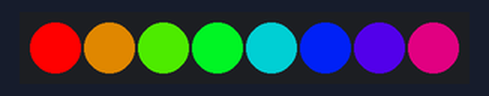
A sketch run on a simulated ESP32. On the bench: 8 RGB LEDs in strip order, left to right. Dim RGB values are drawn brighter than linear.

Above: at 0.2 s.
At 7.94 s:
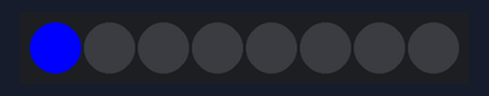
At 11.0 s:
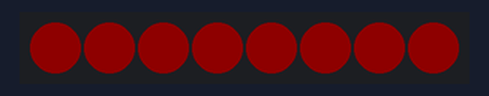
At 17.06 s:
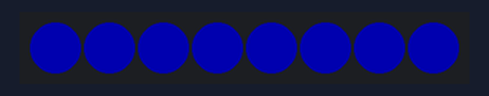
At 29.23 s:
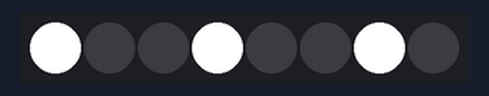
At 39.72 s:
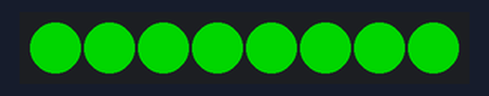
Timing chart, 0 to 40.0 s (numbered marks = the images above):
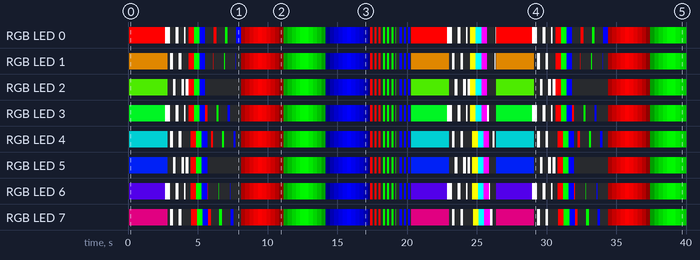

Measured:
- by itself, RGB LED 1: off → RGB(159, 96, 0) at 0.10 s, → off 2.7 s later, → RGB(255, 255, 255) 0.20 s later, → off 0.20 s later, … (114 changes in this stretch)
- by itself, RGB LED 2: off → RGB(63, 192, 0) at 0.10 s, → off 2.7 s later, → RGB(255, 255, 255) 0.40 s later, → off 0.20 s later, … (103 changes in this stretch)
- what the display in image 0 shows lasts 2.6 s, from 0.1 s to 2.7 s

The sketch:

neopixel-sequencer.ino
```cpp
/********************************************************************************************************
  neopixel_sequencer:
  Modified by Esmail-sarhadi

  This sketch will show multiple lighting patterns for NeoPixel strip.
  The patterns will switch automatically.

---------------------------------------------------------------------------------------------------------
NeoPixel Information for initializing the strip, below
  60ma/pixel for current load
  Parameter 1 = number of pixels in strip
  Parameter 2 = pin number (most are valid)
  Parameter 3 = pixel type flags, add together as needed:
    NEO_KHZ800  800 KHz bitstream (most NeoPixel products w/WS2812 LEDs)
    NEO_KHZ400  400 KHz (classic 'v1' (not v2) FLORA pixels, WS2811 drivers)
    NEO_GRB     Pixels are wired for GRB bitstream (most NeoPixel products)
    NEO_RGB     Pixels are wired for RGB bitstream (v1 FLORA pixels, not v2)

**********************************************************************************************************/

#include <Adafruit_NeoPixel.h>

// the data pin for the NeoPixels
int neoPixelPin = 15;

// How many NeoPixels we will be using
int numPixels = 8;

// Instatiate the NeoPixel from the library
Adafruit_NeoPixel strip = Adafruit_NeoPixel(numPixels, neoPixelPin, NEO_GRB + NEO_KHZ800);

// Pattern state
int patternState = 0;
const int numPatterns = 20;

// variable delay time
int delayTime = 100; // 100ms delay by default

unsigned long previousMillis = 0;

// Function prototypes
void patternRainbow();
void patternTheaterChase();
void patternColorWipe(uint32_t color);
void patternScanner(uint32_t color);
void patternFadeInFadeOut(uint32_t color);
void patternStrobe(uint32_t color);
uint32_t Wheel(byte WheelPos);

void setup() {
  strip.begin();
  strip.show(); // Initialize all pixels to 'off'
}

void loop() {
  unsigned long currentMillis = millis();

  if (currentMillis - previousMillis >= delayTime) {
    previousMillis = currentMillis;

    switch (patternState) {
      case 0:
        patternRainbow();
        break;
      case 1:
        patternTheaterChase();
        break;
      case 2:
        patternColorWipe(strip.Color(255, 0, 0)); // Red
        break;
      case 3:
        patternColorWipe(strip.Color(0, 255, 0)); // Green
        break;
      case 4:
        patternColorWipe(strip.Color(0, 0, 255)); // Blue
        break;
      case 5:
        patternScanner(strip.Color(255, 0, 0)); // Red
        break;
      case 6:
        patternScanner(strip.Color(0, 255, 0)); // Green
        break;
      case 7:
        patternScanner(strip.Color(0, 0, 255)); // Blue
        break;
      case 8:
        patternFadeInFadeOut(strip.Color(255, 0, 0)); // Red
        break;
      case 9:
        patternFadeInFadeOut(strip.Color(0, 255, 0)); // Green
        break;
      case 10:
        patternFadeInFadeOut(strip.Color(0, 0, 255)); // Blue
        break;
      case 11:
        patternStrobe(strip.Color(255, 0, 0)); // Red
        break;
      case 12:
        patternStrobe(strip.Color(0, 255, 0)); // Green
        break;
      case 13:
        patternStrobe(strip.Color(0, 0, 255)); // Blue
        break;
      case 14:
        patternRainbow();
        break;
      case 15:
        patternTheaterChase();
        break;
      case 16:
        patternColorWipe(strip.Color(255, 255, 0)); // Yellow
        break;
      case 17:
        patternColorWipe(strip.Color(0, 255, 255)); // Cyan
        break;
      case 18:
        patternColorWipe(strip.Color(255, 0, 255)); // Magenta
        break;
      case 19:
        patternScanner(strip.Color(255, 255, 255)); // White
        break;
    }

    patternState++;
    if (patternState >= numPatterns) {
      patternState = 0;
    }
  }
}

void patternRainbow() {
  for(int j =0 ; j<250 ; j++){
    for (int i = 0; i < strip.numPixels(); i++) {
      strip.setPixelColor(i, Wheel((i * 256 / strip.numPixels()) & 255));
    }
    strip.show();
    delay(10);
  }

}

void patternTheaterChase() {
  for (int j = 0; j < 10; j++) {  // repeat 10 times
    for (int q = 0; q < 3; q++) {
      for (int i = 0; i < strip.numPixels(); i = i + 3) {
        strip.setPixelColor(i + q, 0xFFFFFF);    // turn every third pixel on
      }
      strip.show();

      delay(50);

      for (int i = 0; i < strip.numPixels(); i = i + 3) {
        strip.setPixelColor(i + q, 0);        // turn every third pixel off
      }
    }
  }
}

void patternColorWipe(uint32_t color) {
  for (int i = 0; i < strip.numPixels(); i++) {
    strip.setPixelColor(i, color);
    strip.show();
    delay(50);
  }
}

void patternScanner(uint32_t color) {
  for (int i = 0; i < strip.numPixels(); i++) {
    strip.setPixelColor(i, color);
    strip.show();
    delay(50);
    strip.setPixelColor(i, 0);
  }
  for (int i = strip.numPixels() - 1; i >= 0; i--) {
    strip.setPixelColor(i, color);
    strip.show();
    delay(50);
    strip.setPixelColor(i, 0);
  }
}

void patternFadeInFadeOut(uint32_t color) {
  for (int k = 0; k < 256; k = k + 5) {
    for (int i = 0; i < strip.numPixels(); i++) {
      strip.setPixelColor(i, (color >> 16) * k / 256, (color >> 8 & 0xFF) * k / 256, (color & 0xFF) * k / 256);
    }
    strip.show();
    delay(30);
  }
  for (int k = 255; k >= 0; k = k - 5) {
    for (int i = 0; i < strip.numPixels(); i++) {
      strip.setPixelColor(i, (color >> 16) * k / 256, (color >> 8 & 0xFF) * k / 256, (color & 0xFF) * k / 256);
    }
    strip.show();
    delay(30);
  }
}

void patternStrobe(uint32_t color) {
  for (int j = 0; j < 10; j++) {
    for (int i = 0; i < strip.numPixels(); i++) {
      strip.setPixelColor(i, color);
    }
    strip.show();
    delay(50);
    for (int i = 0; i < strip.numPixels(); i++) {
      strip.setPixelColor(i, 0);
    }
    strip.show();
    delay(50);
  }
}

uint32_t Wheel(byte WheelPos) {
  WheelPos = 255 - WheelPos;
  if (WheelPos < 85) {
    return strip.Color(255 - WheelPos * 3, 0, WheelPos * 3);
  }
  if (WheelPos < 170) {
    WheelPos -= 85;
    return strip.Color(0, WheelPos * 3, 255 - WheelPos * 3);
  }
  WheelPos -= 170;
  return strip.Color(WheelPos * 3, 255 - WheelPos * 3, 0);
}
```
